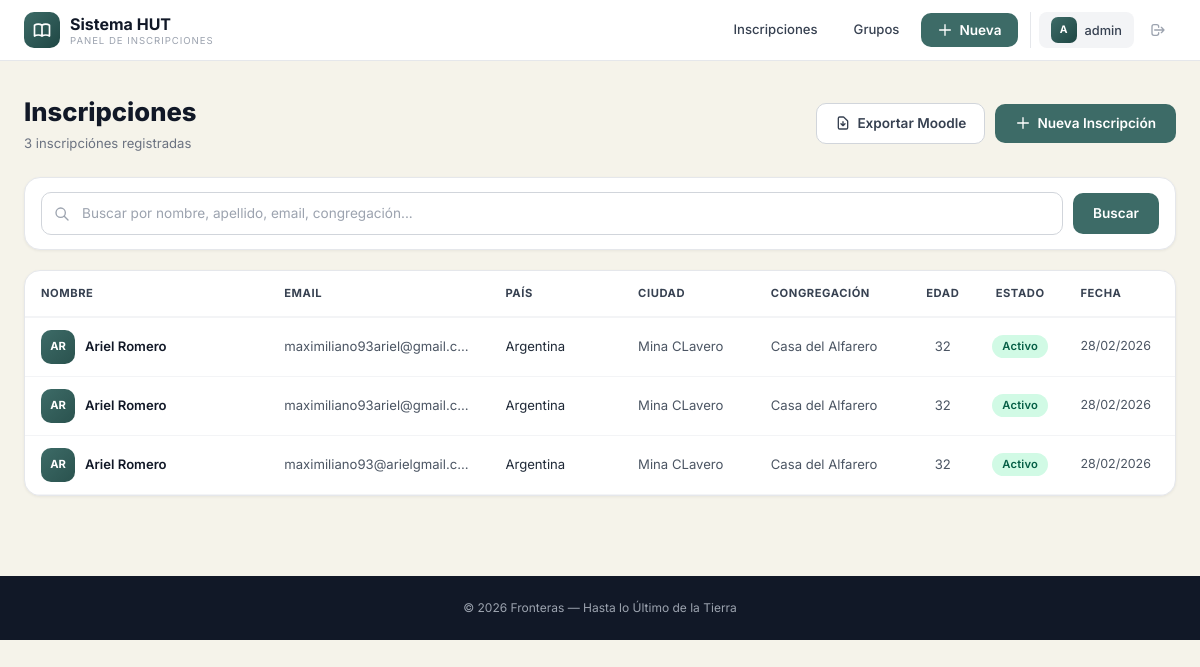
The app's page / (signed in), older data.
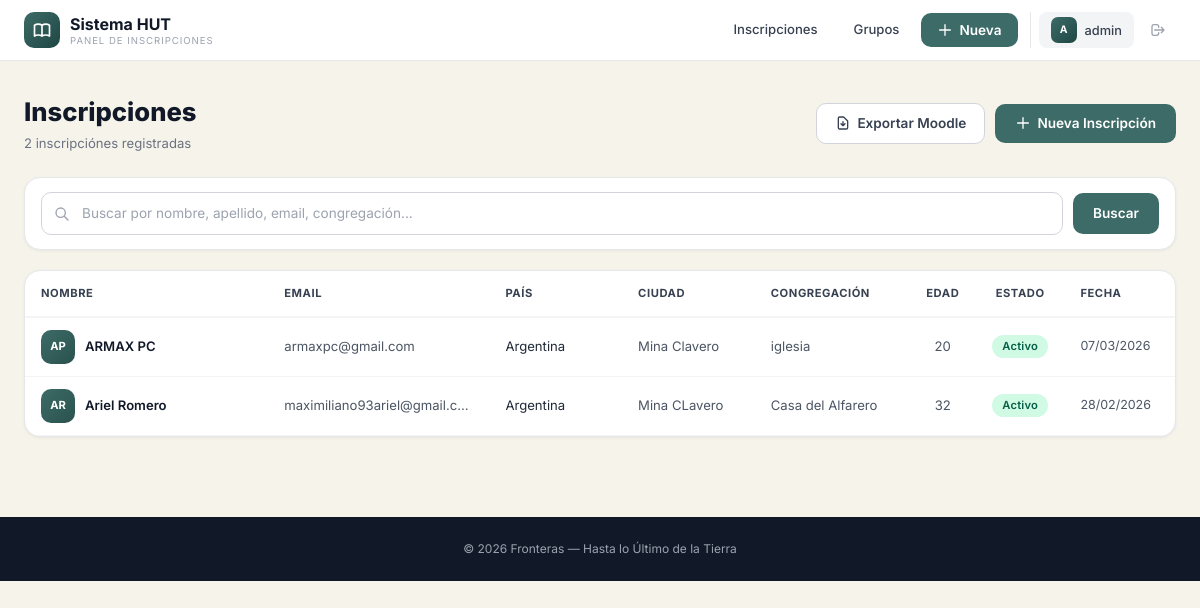
The same page, newer data.
### inscripciones/models.py (models this page shows, shortened)
class FormularioInscripcionHUT(models.Model):
    ESTADO = (
        ('Soltera/o', 'Soltera/o'),
        ('Casada/o', 'Casada/o'),
    )
    curso = models.ForeignKey(
        CursoHUT,
        on_delete=models.CASCADE,
        verbose_name='Curso HUT',
        default=get_curso_activo,
    )
    nombre = models.CharField(max_length=30)
    apellido = models.CharField(max_length=25)
    edad = models.IntegerField(
        validators=[
            MaxValueValidator(99),
            MinValueValidator(13),
        ]
    )
    pais = models.ForeignKey(Pais, on_delete=models.CASCADE)
    provincia = models.ForeignKey(ProvinciaEstado, on_delete=models.CASCADE)
    ciudad = models.CharField(max_length=50)
    telefono = models.CharField(max_length=15)
    congregacion = models.CharField(max_length=50)
    pastor = models.CharField(max_length=50)
    email = models.EmailField()
    estadoCivil = models.CharField(
        choices=ESTADO,
        max_length=9,
        verbose_name='Estado Civil'
    )
    fecha_creacion = models.DateTimeField(default=timezone.now, editable=False)
    abandonado = models.BooleanField(default=False)
    fecha_abandono = models.DateTimeField(blank=True, null=True)
    fecha_finalizacion = models.DateField(blank=True, null=True)
    grupo = models.ForeignKey(GruposMoodle, on_delete=models.PROTECT, verbose_name='Grupo Moodle', blank=True, null=True)
    codigo_acceso = models.CharField(max_length=8, unique=True, null=True, blank=True, help_text="Código único para que el alumno acceda a su panel")
    class Meta:
        verbose_name = 'Inscripción HUT'
        verbose_name_plural = 'Inscripciones HUT'
        ordering = ['-fecha_creacion']

class Pais(models.Model):
    paisNombre = models.CharField(max_length=100)
    class Meta:
        ordering = ['paisNombre']
        verbose_name = 'País'
        verbose_name_plural = 'Países'
    def __str__(self):
        return self.paisNombre

### inscripciones/views.py (the view, shortened to what this page needs)
# urls.py: path('', views.inscripcion_lista, name='inscripcion_lista'),
@login_required
def inscripcion_lista(request):
    query = request.GET.get('q', '').strip()
    inscripciones = FormularioInscripcionHUT.objects.select_related('pais', 'provincia').all()
    paginator = Paginator(inscripciones, 15)
    page_number = request.GET.get('page')
    page_obj = paginator.get_page(page_number)
    context = {
        'page_obj': page_obj,
        'query': query,
        'total': inscripciones.count(),
    }
    return render(request, 'inscripciones/lista.html', context)

### inscripciones/templates/inscripciones/lista.html (shortened to what this page needs)
{% extends 'publico/base_publica.html' %}
{% block content %}
<div class="top-bar">
    <div class="top-bar-inner">
        <a href="{% url 'inscripcion_lista' %}" class="logo">
            <div class="logo-icon">
            </div>
            <div>
                <span style="font-weight:700; font-size:1rem;">Sistema HUT</span>
                <p style="font-size:0.6rem; color:#9ca3af; margin-top:-2px; text-transform:uppercase; letter-spacing:0.1em;">Panel de Inscripciones</p>
            </div>
        </a>
        <div class="nav-links">
            {% if user.is_authenticated %}
                <a href="{% url 'inscripcion_lista' %}" class="nav-link">Inscripciones</a>
                <a href="{% url 'grupos_lista' %}" class="nav-link">Grupos</a>
                <a href="{% url 'inscripcion_crear' %}" class="btn-primary" style="padding:7px 16px;">
                    <svg class="w-4 h-4" fill="none" stroke="currentColor" viewBox="0 0 24 24"><path stroke-linecap="round" stroke-linejoin="round" stroke-width="2" d="M12 4v16m8-8H4"/></svg>
                    Nueva
                </a>
                <div style="margin-left:4px; padding-left:8px; border-left:1px solid #e5e7eb; display:flex; align-items:center; gap:6px;">
                    <div class="user-badge">
                        <div class="user-avatar">{{ user.username.0|upper }}</div>
                        <span>{{ user.username }}</span>
                    </div>
                    <form method="post" action="{% url 'logout' %}" style="display:inline;">
                        <button type="submit" class="btn-logout" title="Cerrar sesión">
                            <svg class="w-4 h-4" fill="none" stroke="currentColor" viewBox="0 0 24 24"><path stroke-linecap="round" stroke-linejoin="round" stroke-width="2" d="M17 16l4-4m0 0l-4-4m4 4H7m6 4v1a3 3 0 01-3 3H6a3 3 0 01-3-3V7a3 3 0 013-3h4a3 3 0 013 3v1"/></svg>
                        </button>
                    </form>
                </div>
            {% endif %}
        </div>
    </div>
</div>
<div style="max-width:1200px; margin:0 auto; padding:32px 24px;">
    <div style="display:flex; flex-wrap:wrap; align-items:center; justify-content:space-between; gap:16px; margin-bottom:24px;">
        <div>
            <h1 style="font-size:1.6rem; font-weight:800; color:#111827;">Inscripciones</h1>
            <p style="font-size:0.82rem; color:#6b7280; margin-top:2px;">
                {% if total %}{{ total }} inscripción{{ total|pluralize:"es" }} registrada{{ total|pluralize:"s" }}{% else %}Sin inscripciones aún{% endif %}
            </p>
        </div>
        <div style="display:flex; gap:10px; align-items:center;">
            <a href="{% url 'exportar_csv_moodle' %}" style="display:inline-flex; align-items:center; gap:6px; padding:9px 18px; border-radius:10px; font-weight:600; font-size:0.85rem; color:#374151; border:1px solid #d1d5db; background:white; text-decoration:none; transition:all 0.15s;" onmouseover="this.style.background='#f3f4f6'" onmouseout="this.style.background='white'">
                <svg style="width:16px; height:16px;" fill="none" stroke="currentColor" viewBox="0 0 24 24"><path stroke-linecap="round" stroke-linejoin="round" stroke-width="2" d="M12 10v6m0 0l-3-3m3 3l3-3m2 8H7a2 2 0 01-2-2V5a2 2 0 012-2h5.586a1 1 0 01.707.293l5.414 5.414a1 1 0 01.293.707V19a2 2 0 01-2 2z"/></svg>
                Exportar Moodle
            </a>
            <a href="{% url 'inscripcion_crear' %}" class="btn-primary">
                <svg class="w-4 h-4" fill="none" stroke="currentColor" viewBox="0 0 24 24"><path stroke-linecap="round" stroke-linejoin="round" stroke-width="2" d="M12 4v16m8-8H4"/></svg>
                Nueva Inscripción
            </a>
        </div>
    </div>
    <div class="card" style="padding:14px 16px; margin-bottom:20px;">
        <form method="get" style="display:flex; gap:10px; align-items:center;">
            <div style="position:relative; flex:1;">
                <svg style="position:absolute; left:13px; top:50%; transform:translateY(-50%); width:16px; height:16px; color:#9ca3af;" fill="none" stroke="currentColor" viewBox="0 0 24 24">
                    <path stroke-linecap="round" stroke-linejoin="round" stroke-width="2" d="M21 21l-6-6m2-5a7 7 0 11-14 0 7 7 0 0114 0z"/>
                </svg>
                <input type="text" name="q" value="{{ query }}" placeholder="Buscar por nombre, apellido, email, congregación..." class="search-input">
            </div>
            <button type="submit" class="btn-primary" style="padding:10px 20px;">Buscar</button>
        </form>
    </div>
    <div class="card" style="overflow:hidden;">
        {% if page_obj %}
        <div class="table-container">
            <table style="width:100%; border-collapse:collapse;">
                <colgroup>
                    <col style="width:22%">
                    <col style="width:20%">
                    <col style="width:12%">
                    <col style="width:12%">
                    <col style="width:14%">
                    <col style="width:6%">
                    <col style="width:8%">
                    <col style="width:10%">
                </colgroup>
                <thead>
                    <tr style="border-bottom:2px solid #f3f4f6;">
                        <th style="text-align:left; padding:14px 16px; font-weight:700; color:#374151; text-transform:uppercase; letter-spacing:0.05em;">Nombre</th>
                        <th style="text-align:left; padding:14px 16px; font-weight:700; color:#374151; text-transform:uppercase; letter-spacing:0.05em;">Email</th>
                        <th style="text-align:left; padding:14px 16px; font-weight:700; color:#374151; text-transform:uppercase; letter-spacing:0.05em;">País</th>
                        <th style="text-align:left; padding:14px 16px; font-weight:700; color:#374151; text-transform:uppercase; letter-spacing:0.05em;">Ciudad</th>
                        <th style="text-align:left; padding:14px 16px; font-weight:700; color:#374151; text-transform:uppercase; letter-spacing:0.05em;">Congregación</th>
                        <th style="text-align:center; padding:14px 12px; font-weight:700; color:#374151; text-transform:uppercase; letter-spacing:0.05em;">Edad</th>
                        <th style="text-align:center; padding:14px 12px; font-weight:700; color:#374151; text-transform:uppercase; letter-spacing:0.05em;">Estado</th>
                        <th style="text-align:left; padding:14px 16px; font-weight:700; color:#374151; text-transform:uppercase; letter-spacing:0.05em;">Fecha</th>
                    </tr>
                </thead>
                <tbody>
                    {% for inscripcion in page_obj %}
                    <tr style="border-bottom:1px solid #f3f4f6; transition: background 0.15s;">
                        <td style="padding:12px 16px;">
                            <div style="display:flex; align-items:center; gap:10px;">
                                <div class="avatar">{{ inscripcion.nombre.0 }}{{ inscripcion.apellido.0 }}</div>
                                <span style="font-weight:600; color:#111827;">{{ inscripcion.nombre }} {{ inscripcion.apellido }}</span>
                            </div>
                        </td>
                        <td style="padding:12px 16px; color:#4b5563;">{{ inscripcion.email }}</td>
                        <td style="padding:12px 16px; color:#1f2937;">{{ inscripcion.pais }}</td>
                        <td style="padding:12px 16px; color:#4b5563;">{{ inscripcion.ciudad }}</td>
                        <td style="padding:12px 16px; color:#4b5563;">{{ inscripcion.congregacion }}</td>
                        <td style="padding:12px 12px; color:#4b5563; text-align:center;">{{ inscripcion.edad }}</td>
                        <td style="padding:12px 12px; text-align:center;">
                            {% if inscripcion.abandonado %}
                                <span class="badge badge-abandon">Abandonado</span>
                            {% elif inscripcion.fecha_finalizacion %}
                                <span class="badge badge-final">Finalizado</span>
                            {% else %}
                                <span class="badge badge-activo">Activo</span>
                            {% endif %}
                        </td>
                        <td style="padding:12px 16px; color:#9ca3af; font-size:0.78rem;">
                            <span style="color:#4b5563;">{{ inscripcion.fecha_creacion|date:"d/m/Y" }}</span>
                        </td>
                    </tr>
                    {% endfor %}
                </tbody>
            </table>
        </div>
        {% endif %}
    </div>
</div>
{% endblock %}

### inscripciones/templates/publico/base_publica.html (shortened to what this page needs)
{% load static %}
<!DOCTYPE html>
<html lang="es">
<head>
    <script src="https://cdn.tailwindcss.com"></script>
</head>
<body class="bg-cream-light min-h-screen text-gray-900">
    <main>
        {% block content %}{% endblock %}
    </main>
    <footer class="mt-12 py-6 bg-gray-900 text-center">
        <p class="text-xs text-gray-400">
            &copy; 2026 Fronteras — Hasta lo Último de la Tierra
        </p>
    </footer>
</body>
</html>

### inscripciones/templates/publico/base_publica.html (style rules this page uses)
body { font-family: 'Inter', sans-serif; }

### inscripciones/templates/inscripciones/lista.html (style rules this page uses)
.card { background: white; border: 1px solid #e5e7eb; border-radius: 16px; box-shadow: 0 1px 3px rgba(0,0,0,0.06); }
.table-container { overflow-x: auto; -webkit-overflow-scrolling: touch; }
.table-container table { min-width: 900px; table-layout: fixed; }
.table-container th, .table-container td { white-space: nowrap; overflow: hidden; text-overflow: ellipsis; }
.table-container th { font-size: 0.7rem; }
.table-container td { font-size: 0.82rem; }
.badge { display: inline-flex; align-items: center; padding: 3px 10px; border-radius: 9999px; font-size: 0.7rem; font-weight: 600; letter-spacing: 0.02em; }
.badge-activo { background: #d1fae5; color: #065f46; }
.btn-primary { background: #3d6b67; color: white; padding: 9px 20px; border-radius: 10px; font-weight: 600; font-size: 0.85rem; transition: background 0.2s; display: inline-flex; align-items: center; gap: 6px; text-decoration: none; }
.search-input { width: 100%; padding: 10px 14px 10px 40px; border: 1px solid #d1d5db; border-radius: 10px; font-size: 0.85rem; background: white; transition: border-color 0.2s, box-shadow 0.2s; }
.avatar { width: 34px; height: 34px; border-radius: 10px; display: flex; align-items: center; justify-content: center; font-size: 0.7rem; font-weight: 700; color: white; background: linear-gradient(135deg, #3d6b67, #2a524e); flex-shrink: 0; }
.top-bar { background: white; border-bottom: 1px solid #e5e7eb; padding: 12px 0; margin-bottom: 0; }
.top-bar-inner { max-width: 1200px; margin: 0 auto; padding: 0 24px; display: flex; align-items: center; justify-content: space-between; }
.top-bar a.logo { display: flex; align-items: center; gap: 10px; text-decoration: none; color: #111827; }
.logo-icon { width: 36px; height: 36px; border-radius: 10px; background: linear-gradient(135deg, #3d6b67, #1f4744); display: flex; align-items: center; justify-content: center; }
.top-bar .nav-links { display: flex; align-items: center; gap: 8px; }
.top-bar .nav-link { padding: 7px 14px; border-radius: 8px; font-size: 0.82rem; font-weight: 500; color: #374151; text-decoration: none; transition: all 0.15s; }
.user-badge { display: flex; align-items: center; gap: 8px; padding: 5px 12px; background: #f3f4f6; border-radius: 8px; font-size: 0.8rem; font-weight: 500; color: #374151; }
.user-avatar { width: 26px; height: 26px; border-radius: 7px; background: linear-gradient(135deg, #3d6b67, #1f4744); display: flex; align-items: center; justify-content: center; font-size: 0.65rem; font-weight: 700; color: white; }
.btn-logout { padding: 7px 10px; border-radius: 8px; font-size: 0.78rem; color: #9ca3af; background: none; border: none; cursor: pointer; transition: all 0.15s; }

Row changes from the older to the newer data that the page shows:
removed FormularioInscripcionHUT: nombre.0 "A", apellido.0 "R", nombre "Ariel", apellido "Romero", email "maximiliano93ariel@gmail.c…", pais "Argentina", ciudad "Mina CLavero", congregacion "Casa del Alfarero", edad "32", abandonado "Activo", fecha_creacion "28/02/2026"
removed FormularioInscripcionHUT: nombre.0 "A", apellido.0 "R", nombre "Ariel", apellido "Romero", email "maximiliano93@arielgmail.c…", pais "Argentina", ciudad "Mina CLavero", congregacion "Casa del Alfarero", edad "32", abandonado "Activo", fecha_creacion "28/02/2026"
added FormularioInscripcionHUT: nombre.0 "A", apellido.0 "P", nombre "ARMAX", apellido "PC", email "armaxpc@gmail.com", pais "Argentina", ciudad "Mina Clavero", congregacion "iglesia", edad "20", abandonado "Activo", fecha_creacion "07/03/2026"
Text that changed along with them:
{{ total }}: "3" → "2"
